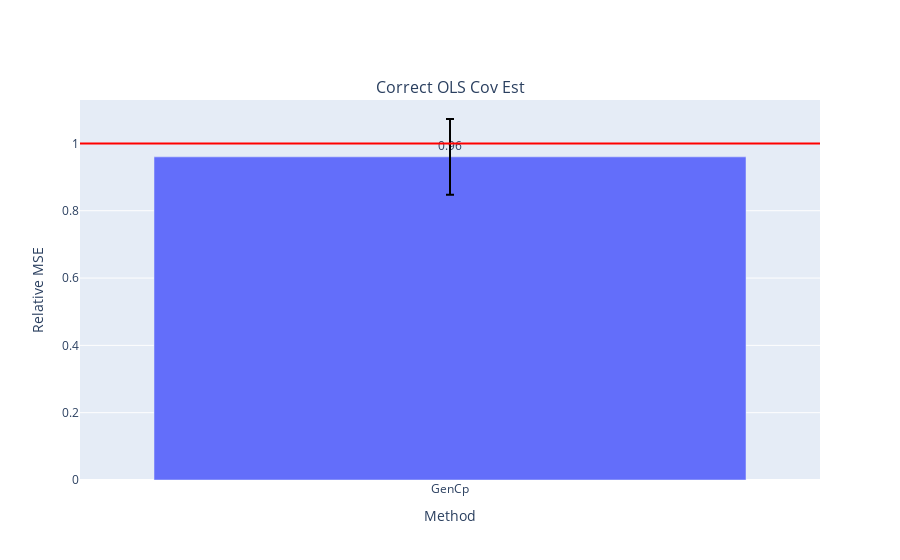

The code cell stored with this chart in its notebook:
### Code cell
fig = make_subplots(
    rows=1, cols=len(models),
    subplot_titles=["Correct OLS Cov Est"])

for i, errs in enumerate(model_errs):
    risks = [err.mean() for err in errs]
    test_risk = risks[0]
    # elev_test_risk = risks[1]
    # est_risks = risks[2:]
    est_risks = risks[1:]

    df = pd.DataFrame({est_names[i]: errs[i+1] for i in np.arange(len(est_names))})

    fig.add_trace(go.Bar(
    #     x=['VRF', 'BF_WR', 'BF_FR'], 
        x = df.columns,
        y=(df).mean()/test_risk,
        marker_color=px.colors.qualitative.Plotly,
        text=np.around((df).mean()/test_risk,3),
        textposition='outside',
        error_y=dict(
            type='data',
            color='black',
            array=(df).std() / test_risk,
    #         array=(df/test_risk).clip(upper=(df/test_risk).quantile(.95),axis=1).std(),
    #         symmetric=False,
    #         array=(df/test_risk).quantile(.95) - (df/test_risk).mean(),
    #         arrayminus=(df/test_risk).mean() - (df/test_risk).quantile(.93)
        )
    #         array=(df).mean() + (df).std(),
    #         arrayminus=(df).mean() - (df).std())
    ), row=1, col=i+1)
    # fig.add_trace(go.Bar(
    #     name='Experimental',
    #     x=['GenCp', 'KFCV', 'SPCV'], y=(df).mean(),
    #     error_y=dict(type='data', array=[1, 2])
    # ))
    # fig.update_layout(barmode='group')
    fig.add_hline(y=1., line_color='red', row=1, col=i+1)
    # fig.add_hline(y=elev_test_risk / test_risk, line_color='gray', line_dash='dash', row=1, col=i+1)
    
    fig.update_xaxes(title_text="Method", row=1, col=i+1)
    fig.update_yaxes(title_text="Relative MSE", row=1, col=i+1)
    
# fig.update_layout(
# #     title=f"FC_\u03B4{delta}_snr{snr}_nk{noise_kernel}_nls{noise_length_scale}_nv{noise_nu}_Xk{X_kernel}_Xls{X_length_scale}_Xv{X_nu}",
#     title=title,
#     xaxis_title="Method",
#     yaxis_title="MSE",
# #     legend_title="Legend Title",
# #     font=dict(
# #         family="Courier New, monospace",
# #         size=18,
# #         color="RebeccaPurple"
# #     )
# )
# barfp = os.path.expanduser(savedir + fig.layout.title['text'] + ".jpeg")
# fig.write_image(os.path.expanduser(barfp))
fig.show()

### Figure 1 — Plotly figure (JSON) as saved in the notebook; plotly's stock layout.template omitted (floating-point values rounded to 4 significant figures)
{"data": [{"error_y": {"array": [0.1125], "color": "black", "type": "data"}, "marker": {"color": ["#636EFA", "#EF553B", "#00CC96", "#AB63FA", "#FFA15A", "#19D3F3", "#FF6692", "#B6E880", "#FF97FF", "#FECB52"]}, "text": [0.96], "textposition": "outside", "type": "bar", "x": ["GenCp"], "xaxis": "x", "y": [0.9601], "yaxis": "y"}], "layout": {"annotations": [{"font": {"size": 16}, "showarrow": false, "text": "Correct OLS Cov Est", "x": 0.5, "xanchor": "center", "xref": "paper", "y": 1, "yanchor": "bottom", "yref": "paper"}], "shapes": [{"line": {"color": "red"}, "type": "line", "x0": 0, "x1": 1, "xref": "x domain", "y0": 1, "y1": 1, "yref": "y"}], "xaxis": {"anchor": "y", "domain": [0, 1], "title": {"text": "Method"}}, "yaxis": {"anchor": "x", "domain": [0, 1], "title": {"text": "Relative MSE"}}}}
